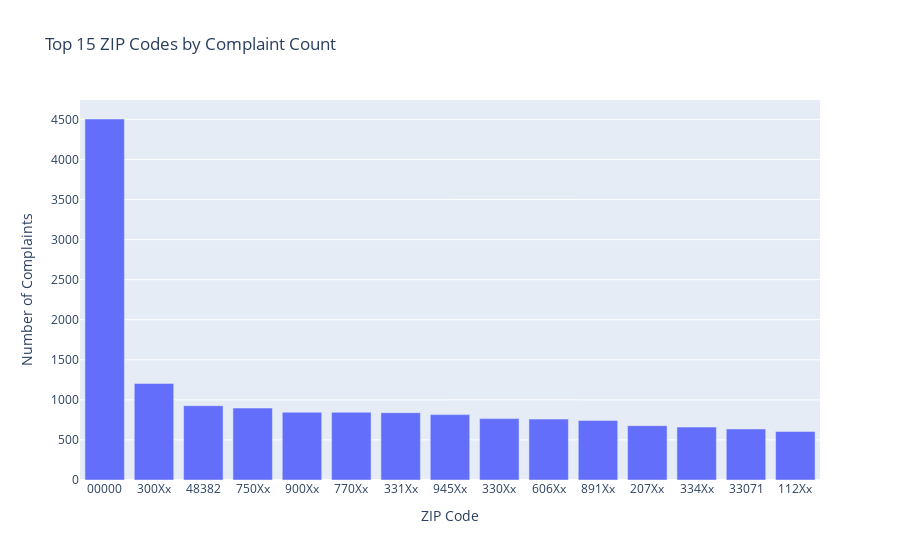

The notebook cell saved with this chart:
### Markdown cell above
10) Complaints per ZIP code

### Code cell
zip_counts = df['zipcode'].value_counts().reset_index()
zip_counts.columns = ['zipcode', 'count']

fig = px.bar(
    zip_counts.head(15),
    x='zipcode', 
    y='count',
    title='Top 15 ZIP Codes by Complaint Count'
)
fig.update_xaxes(title='ZIP Code')
fig.update_yaxes(title='Number of Complaints')
fig.show()

### Figure 1 — Plotly figure (JSON) as saved in the notebook; plotly's stock layout.template omitted (floating-point values rounded to 4 significant figures)
{"data": [{"hovertemplate": "zipcode=%{x}<br>count=%{y}<extra></extra>", "legendgroup": "", "marker": {"color": "#636efa", "pattern": {"shape": ""}}, "name": "", "orientation": "v", "showlegend": false, "textposition": "auto", "type": "bar", "x": ["00000", "300Xx", "48382", "750Xx", "900Xx", "770Xx", "331Xx", "945Xx", "330Xx", "606Xx", "891Xx", "207Xx", "334Xx", "33071", "112Xx"], "xaxis": "x", "y": [4505, 1205, 927, 898, 845, 845, 840, 816, 766, 760, 743, 678, 660, 637, 605], "yaxis": "y"}], "layout": {"barmode": "relative", "legend": {"tracegroupgap": 0}, "title": {"text": "Top 15 ZIP Codes by Complaint Count"}, "xaxis": {"anchor": "y", "domain": [0, 1], "title": {"text": "ZIP Code"}}, "yaxis": {"anchor": "x", "domain": [0, 1], "title": {"text": "Number of Complaints"}}}}
